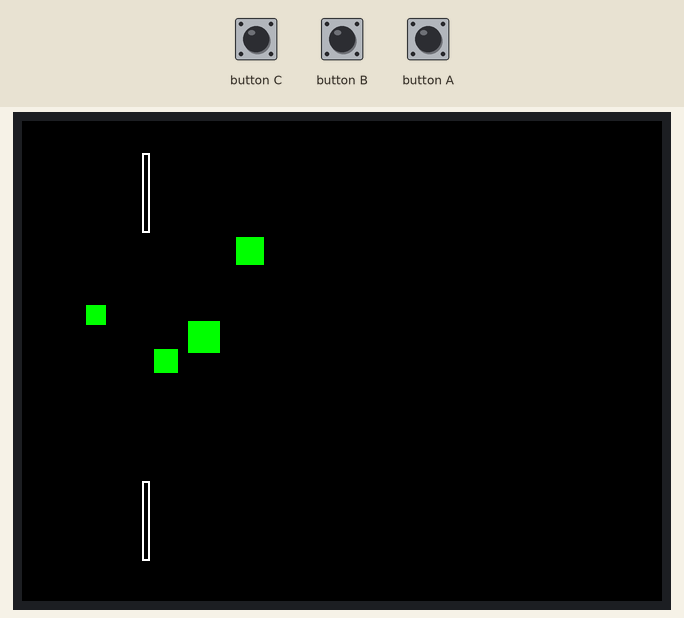
Simulated run of this sketch. Board: ESP32. Shown: 320×240 colour display. The test bench sets the inputs (shaded band). Random numbers use the default seed unless the sketch sets one.

Above: at 1.4 s.
1.5 s: button C pressed for 0.15 s
2.2 s: button B pressed for 1 s
3.8 s: button A pressed for 0.15 s
At 3.98 s:
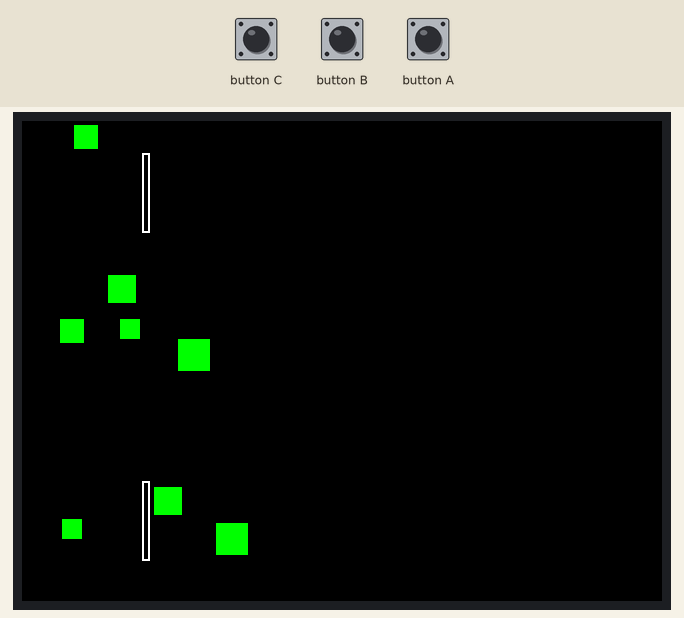
4.5 s: button C pressed for 1 s
6.1 s: button A pressed for 1 s
At 6.39 s:
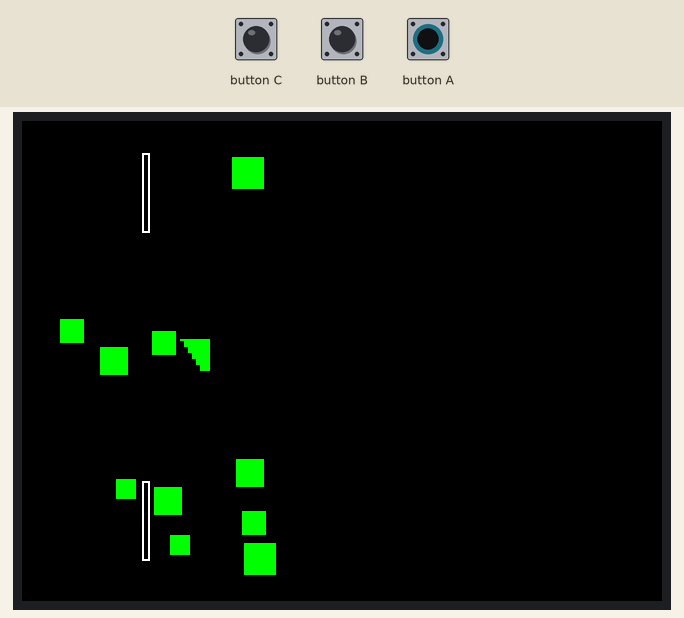
7.7 s: button B pressed for 0.15 s
At 9.32 s:
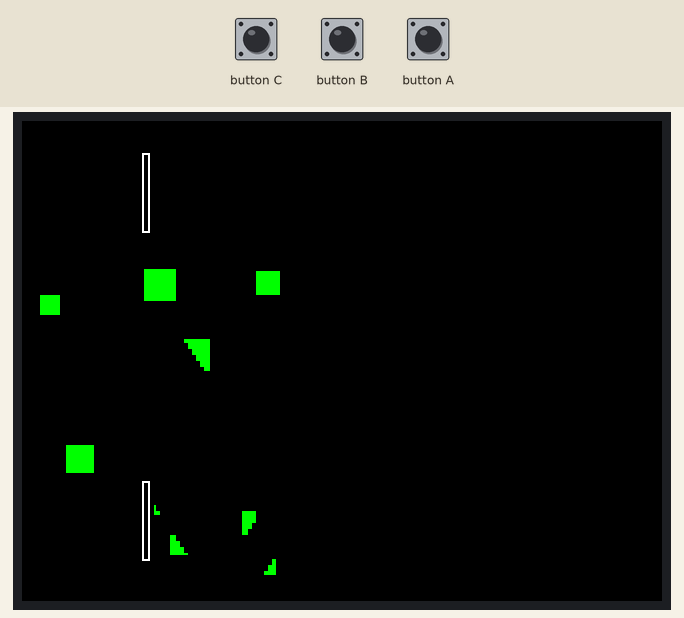
Timing chart, 0 to 9.4 s (numbered marks = the images above; inputs shaded):
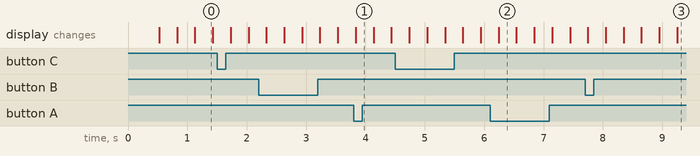

The sketch:

M5SP2_moveShape.ino
```cpp
#include "mv.h"

DrawShape drawShape(SCREEN_WIDTH, SCREEN_HEIGHT);

Shape shapes[MAX_SHAPES] = {
  Shape(10, 30, 2, 3, 12),
  Shape(80, 60, 2, 3, 14),
  Shape(100, 100, 2, 1, 16),
  Shape(60, 120, -1, -1, 10),
};

Wall walls[MAX_WALLS] = {
  Wall(60, 16, 4, 40),
  Wall(60, SCREEN_HEIGHT - 60, 4, 40)
};

int wallCount = 2;
int shapeCount = 4;

// Контроль FPS
unsigned long previousDrawTime = 0;
const int FRAME_DELAY_MS = 1000 / 30;  // 30 FPS — идеальный баланс между плавностью и нагрузкой

void setup() {
  auto cfg = M5.config();
  M5.begin(cfg);
}

void loop() {
  M5.update();  // Обязательно — для работы кнопок

  unsigned long currentTime = millis();

  // Обновляем логику и рисуем только с нужной частотой
  if (currentTime - previousDrawTime >= FRAME_DELAY_MS) {
    Logic_1();
    drawFrame();
    previousDrawTime = currentTime;
  }

  // Кнопка A — перезапуск позиций
  if (M5.BtnA.wasPressed()) {
    for (int i = 0; i < shapeCount; ++i) {
      shapes[i].xPos = random(10, SCREEN_WIDTH - shapes[i].sizeShape - 10);
      shapes[i].yPos = random(MIN_YPOS, SCREEN_HEIGHT - shapes[i].sizeShape - 10);
    }
  }
}
```

Shape.h
```cpp
#ifndef _SHAPE_H
#define _SHAPE_H

#include <stdint.h>

class Shape {
public:
  int16_t xPos = 0;
  int16_t yPos = 0;
  int16_t prevX, prevY;
  int16_t speedX = 1;
  int16_t speedY = 1;
  int16_t baseSpeedX = 1;
  int16_t baseSpeedY = 1;
  int sizeShape = 6;
  int16_t nextX = 0;
  int16_t nextY = 0;
  bool isColliding = false;

  Shape() = default;
  Shape(int16_t x, int16_t y, int16_t sx, int16_t sy, int sShape)
    : xPos(x), yPos(y), speedX(sx), speedY(sy),
      baseSpeedX(sx), baseSpeedY(sy), sizeShape(sShape) {}
};

#endif
```

Wall.h
```cpp
#ifndef _WALL_H
#define _WALL_H

#include <Arduino.h>

class Wall {
public:
  int16_t x, y, w, h;

  Wall() = default;
  Wall(int16_t _x, int16_t _y, int16_t _w, int16_t _h)
    : x(_x), y(_y), w(_w), h(_h) {}
};

#endif
```

drawShape.cpp
```cpp
#include "DrawShape.h"

DrawShape::DrawShape(int w, int h) {
  width = w;
  height = h;
  M5.Lcd.setRotation(1);  // Горизонтальная ориентация
  clearScreen();
}

void DrawShape::clearScreen() {
  M5.Lcd.fillScreen(BLACK);
}

void DrawShape::show() {
  // Ничего не нужно — M5.Lcd обновляется мгновенно
}

void DrawShape::drawFrame(const Shape& s) {
  uint16_t color = s.isColliding ? TFT_RED : TFT_GREEN;
  M5.Lcd.fillRect(s.xPos, s.yPos, s.sizeShape, s.sizeShape, color);
}

void DrawShape::dispCord(const Shape& s) {
  M5.Lcd.setCursor(0, 0);
  M5.Lcd.setTextColor(WHITE, BLACK);
  M5.Lcd.printf("%4d,%4d", s.xPos, s.yPos);
}

void DrawShape::drawRect(int16_t x, int16_t y, int16_t w, int16_t h, uint16_t color) {
  M5.Lcd.drawRect(x, y, w, h, color);
}
```

drawShape.h
```cpp
#ifndef _DRAWSHAPE_H
#define _DRAWSHAPE_H

#include <M5Unified.h>
#include "config.h"
#include "Shape.h"

class Shape;

class DrawShape {
public:
  int width, height;

  DrawShape(int w, int h);
  void clearScreen();
  void show();
  void drawFrame(const Shape& s);
  void dispCord(const Shape& s);
  void drawRect(int16_t x, int16_t y, int16_t w, int16_t h, uint16_t color);
};

#endif
```

mv.cpp
```cpp
#include "mv.h"

void Logic_1() {
  // Сбрасываем флаги
  for (int i = 0; i < shapeCount; ++i) {
    shapes[i].isColliding = false;
  }

  predictAndResolveCollisions();

  // Сохраняем старые позиции ДО обновления
  for (int i = 0; i < shapeCount; ++i) {
    shapes[i].prevX = shapes[i].xPos;
    shapes[i].prevY = shapes[i].yPos;
  }

  // Обновляем позиции
  for (int i = 0; i < shapeCount; ++i) {
    shapes[i].xPos = shapes[i].nextX;
    shapes[i].yPos = shapes[i].nextY;
  }

  // Остальная логика...
  for (int i = 0; i < shapeCount; ++i) {
    for (int j = 0; j < wallCount; ++j) {
      checkShapeWallCollision(shapes[i], walls[j]);
    }
  }

  for (int i = 0; i < shapeCount; ++i) {
    constrainToWalls(shapes[i]);
  }
}

// void Logic_1() {
//   predictAndResolveCollisions();

//   for (int i = 0; i < shapeCount; ++i) {
//     shapes[i].xPos = shapes[i].nextX;
//     shapes[i].yPos = shapes[i].nextY;
//   }

//   for (int i = 0; i < shapeCount; ++i) {
//     for (int j = 0; j < wallCount; ++j) {
//       checkShapeWallCollision(shapes[i], walls[j]);
//     }
//   }

//   for (int i = 0; i < shapeCount; ++i) {
//     constrainToWalls(shapes[i]);
//   }
// }

void constrainToWalls(Shape& s) {
  if (s.xPos <= MIN_XPOS) {
    s.xPos = MIN_XPOS;
    if (s.speedX < 0) s.speedX = -s.speedX;
  }
  if (s.xPos + s.sizeShape >= SCREEN_WIDTH) {
    s.xPos = SCREEN_WIDTH - s.sizeShape;
    if (s.speedX > 0) s.speedX = -s.speedX;
  }
  if (s.yPos <= MIN_YPOS) {
    s.yPos = MIN_YPOS;
    if (s.speedY < 0) s.speedY = -s.speedY;
  }
  if (s.yPos + s.sizeShape >= SCREEN_HEIGHT) {
    s.yPos = SCREEN_HEIGHT - s.sizeShape;
    if (s.speedY > 0) s.speedY = -s.speedY;
  }
}

void resolveCollision(Shape& a, Shape& b) {
  bool xOverlap = a.xPos < b.xPos + b.sizeShape && b.xPos < a.xPos + a.sizeShape;
  bool yOverlap = a.yPos < b.yPos + b.sizeShape && b.yPos < a.yPos + a.sizeShape;
  if (!xOverlap || !yOverlap) return;

  a.isColliding = true;
  b.isColliding = true;

  int overlapX = (a.xPos < b.xPos) ? (a.xPos + a.sizeShape) - b.xPos : (b.xPos + b.sizeShape) - a.xPos;
  int overlapY = (a.yPos < b.yPos) ? (a.yPos + a.sizeShape) - b.yPos : (b.yPos + b.sizeShape) - a.yPos;

  if (overlapX < overlapY) {
    int shift = overlapX / 2;
    if (a.xPos < b.xPos) {
      a.xPos -= shift;
      b.xPos += shift;
    } else {
      a.xPos += shift;
      b.xPos -= shift;
    }
    a.speedX = -a.speedX;
    b.speedX = -b.speedX;
  } else {
    int shift = overlapY / 2;
    if (a.yPos < b.yPos) {
      a.yPos -= shift;
      b.yPos += shift;
    } else {
      a.yPos += shift;
      b.yPos -= shift;
    }
    a.speedY = -a.speedY;
    b.speedY = -b.speedY;
  }
}

void predictAndResolveCollisions() {

  // Сбрасываем флаги столкновений перед кадром
  for (int i = 0; i < shapeCount; ++i) {
    shapes[i].isColliding = false;
  }

  for (int i = 0; i < shapeCount; ++i) {
    shapes[i].nextX = shapes[i].xPos + shapes[i].speedX;
    shapes[i].nextY = shapes[i].yPos + shapes[i].speedY;
  }

  for (int iter = 0; iter < COLLISION_ITERATIONS; ++iter) {
    bool anyCollision = false;
    for (int i = 0; i < shapeCount; ++i) {
      for (int j = i + 1; j < shapeCount; ++j) {
        bool xOverlap = shapes[i].nextX < shapes[j].nextX + shapes[j].sizeShape && shapes[j].nextX < shapes[i].nextX + shapes[i].sizeShape;
        bool yOverlap = shapes[i].nextY < shapes[j].nextY + shapes[j].sizeShape && shapes[j].nextY < shapes[i].nextY + shapes[i].sizeShape;
        if (!xOverlap || !yOverlap) continue;

        anyCollision = true;

        shapes[i].isColliding = true;
        shapes[j].isColliding = true;

        int overlapX = (shapes[i].nextX < shapes[j].nextX) ? (shapes[i].nextX + shapes[i].sizeShape) - shapes[j].nextX : (shapes[j].nextX + shapes[j].sizeShape) - shapes[i].nextX;

        int overlapY = (shapes[i].nextY < shapes[j].nextY) ? (shapes[i].nextY + shapes[i].sizeShape) - shapes[j].nextY : (shapes[j].nextY + shapes[j].sizeShape) - shapes[i].nextY;

        if (overlapX < overlapY) {
          if (shapes[i].nextX < shapes[j].nextX) {
            int contactX = shapes[j].nextX - shapes[i].sizeShape;
            shapes[i].nextX = contactX;
            shapes[j].nextX = shapes[i].nextX + shapes[i].sizeShape;
          } else {
            int contactX = shapes[i].nextX - shapes[j].sizeShape;
            shapes[j].nextX = contactX;
            shapes[i].nextX = shapes[j].nextX + shapes[j].sizeShape;
          }
          shapes[i].speedX = -shapes[i].speedX;
          shapes[j].speedX = -shapes[j].speedX;
        } else {
          if (shapes[i].nextY < shapes[j].nextY) {
            int contactY = shapes[j].nextY - shapes[i].sizeShape;
            shapes[i].nextY = contactY;
            shapes[j].nextY = shapes[i].nextY + shapes[i].sizeShape;
          } else {
            int contactY = shapes[i].nextY - shapes[j].sizeShape;
            shapes[j].nextY = contactY;
            shapes[i].nextY = shapes[j].nextY + shapes[j].sizeShape;
          }
          shapes[i].speedY = -shapes[i].speedY;
          shapes[j].speedY = -shapes[j].speedY;
        }
      }
    }
    if (!anyCollision) break;
  }
}

void drawFrame() {
  // Рисуем стены
  for (int i = 0; i < wallCount; ++i) {
    drawShape.drawRect(walls[i].x, walls[i].y, walls[i].w, walls[i].h, TFT_WHITE);
  }

  // Для каждой фигуры — стираем весь путь и рисуем новую
  for (int i = 0; i < shapeCount; ++i) {
    Shape& s = shapes[i];

    // Определяем bounding box движения
    int16_t x1 = min(s.prevX, s.xPos);
    int16_t y1 = min(s.prevY, s.yPos);
    int16_t x2 = max(s.prevX + s.sizeShape, s.xPos + s.sizeShape);
    int16_t y2 = max(s.prevY + s.sizeShape, s.yPos + s.sizeShape);

    int16_t w = x2 - x1;
    int16_t h = y2 - y1;

    // Стираем ВСЁ, что могло остаться
    M5.Lcd.fillRect(x1, y1, w, h, TFT_BLACK);

    // Рисуем новую позицию
    drawShape.drawFrame(s);
  }
}


void checkShapeWallCollision(Shape& s, const Wall& w) {
  bool xOverlap = s.xPos < w.x + w.w && w.x < s.xPos + s.sizeShape;
  bool yOverlap = s.yPos < w.y + w.h && w.y < s.yPos + s.sizeShape;
  if (!xOverlap || !yOverlap) return;

  int overlapX = (s.xPos < w.x) ? (s.xPos + s.sizeShape) - w.x : (w.x + w.w) - s.xPos;

  int overlapY = (s.yPos < w.y) ? (s.yPos + s.sizeShape) - w.y : (w.y + w.h) - s.yPos;

  if (overlapX < overlapY) {
    if (s.xPos < w.x) s.xPos = w.x - s.sizeShape;
    else s.xPos = w.x + w.w;
    s.speedX = -s.speedX;
  } else {
    if (s.yPos < w.y) s.yPos = w.y - s.sizeShape;
    else s.yPos = w.y + w.h;
    s.speedY = -s.speedY;
  }
}
```

mv.h
```cpp
#ifndef _MV_H
#define _MV_H

#include "Arduino.h"
#include "DrawShape.h"
#include "config.h"
#include "Shape.h"
#include "Wall.h"

// Функции
void Logic_1();
void drawFrame();
void constrainToWalls(Shape& s);
void resolveCollision(Shape& a, Shape& b);
void checkShapeWallCollision(Shape& s, const Wall& wall);
void predictAndResolveCollisions();

// Глобальные переменные
extern DrawShape drawShape;
extern Shape shapes[MAX_SHAPES];
extern Wall walls[MAX_WALLS];
extern int shapeCount;
extern int wallCount;

#endif
```

config.h
```cpp
#ifndef _CONFIG_H
#define _CONFIG_H

#include <Arduino.h>

constexpr int SCREEN_WIDTH  = 135;
constexpr int SCREEN_HEIGHT = 240;
constexpr int16_t MIN_XPOS = 0;
constexpr int16_t MIN_YPOS = 0;
constexpr int COLLISION_ITERATIONS = 5;

constexpr int MAX_SHAPES = 10;
constexpr int MAX_WALLS  = 10;

#endif
```
